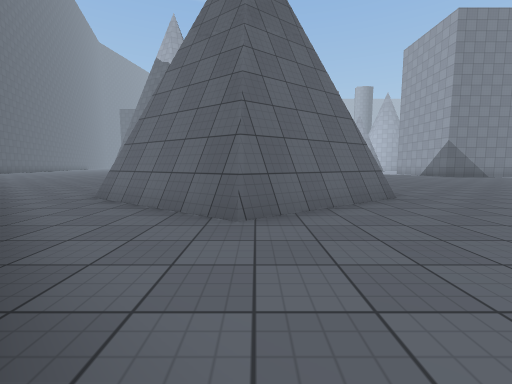
[1] (above)

23 first-person views from a walk through a 3-D level made in the Unity game engine. The camera is 1.2 m above the floor, tilts 6° down and sees 90° across. The floor is counted in squares, 2 m on a side. Each view is taken from the middle of a square. On the plan, view 1 faces up. The plan holds only what a view shows up to about 9 squares ahead; the rest is blank. The place goes on beyond the plan. The player is left out. Surface patterns are stand-ins for the level's own textures.

[2]
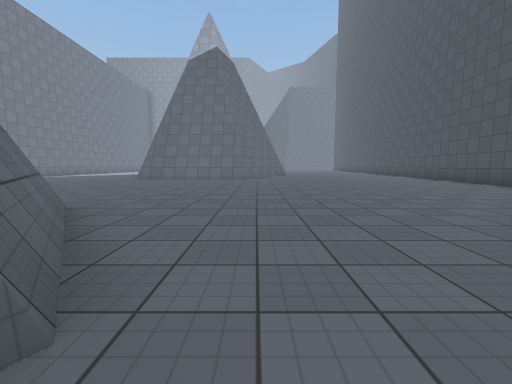

[3]
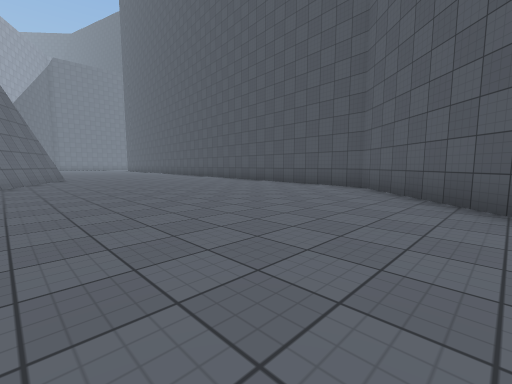

[4]
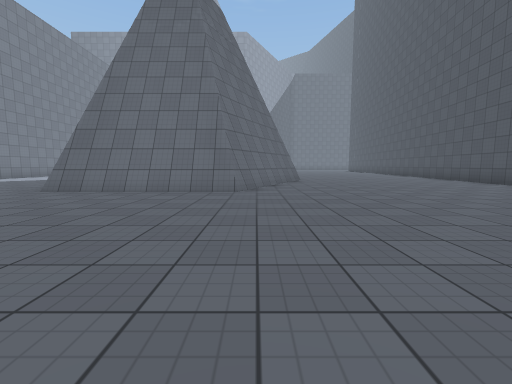

[5]
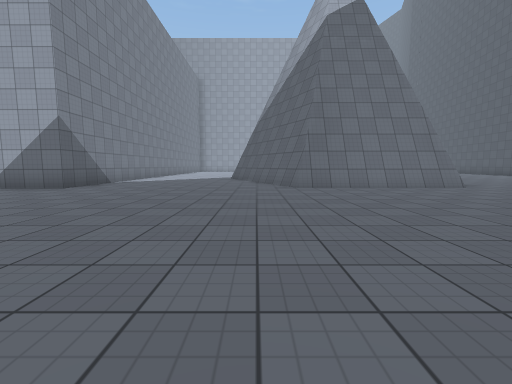

[6]
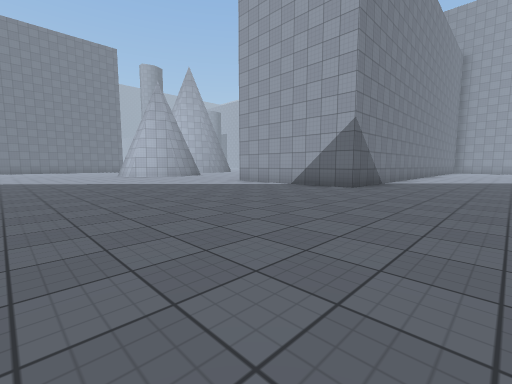

[7]
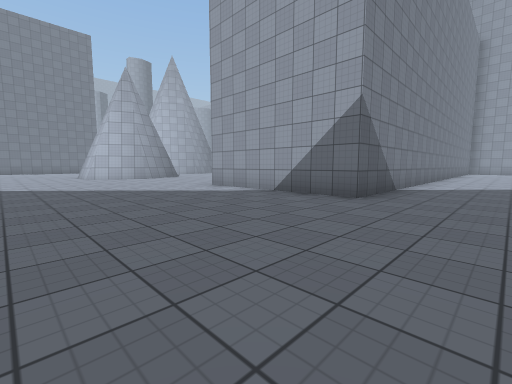

[8]
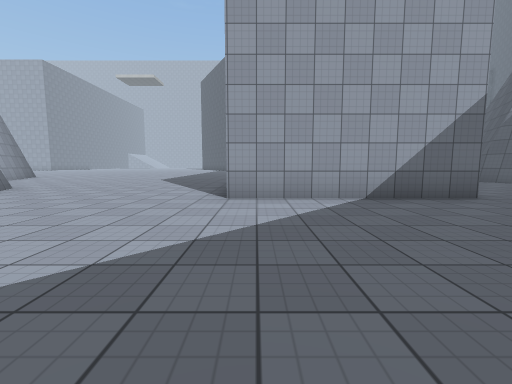

[9]
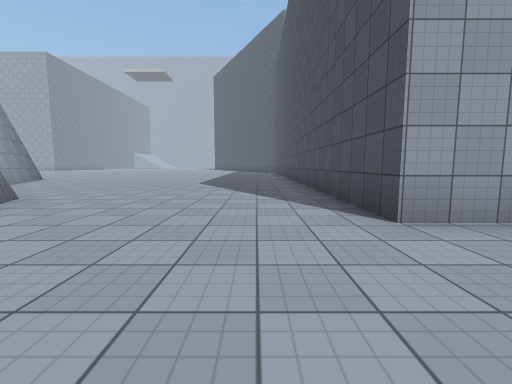

[10]
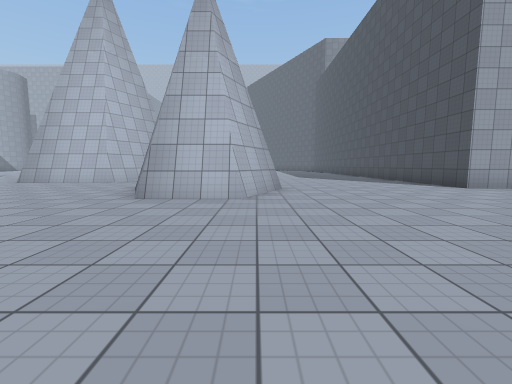

[11]
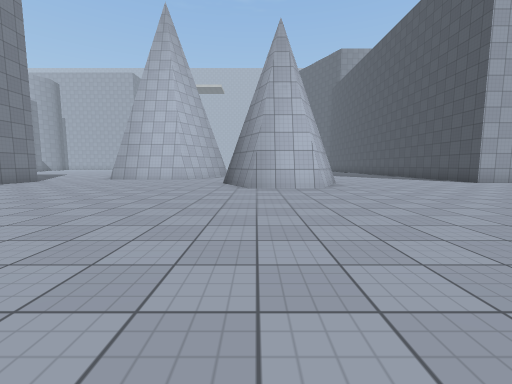

[12]
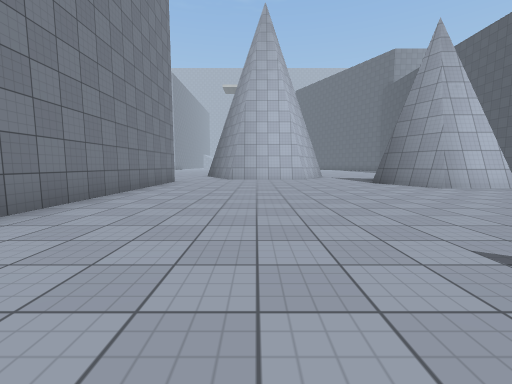

[13]
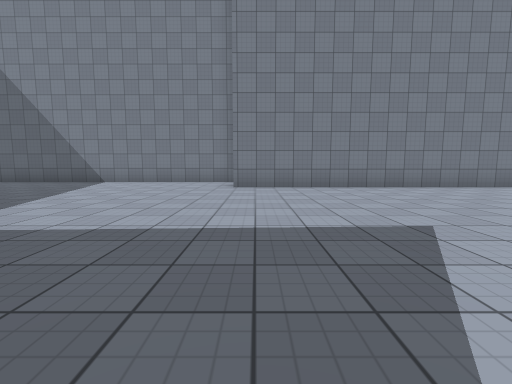

[14]
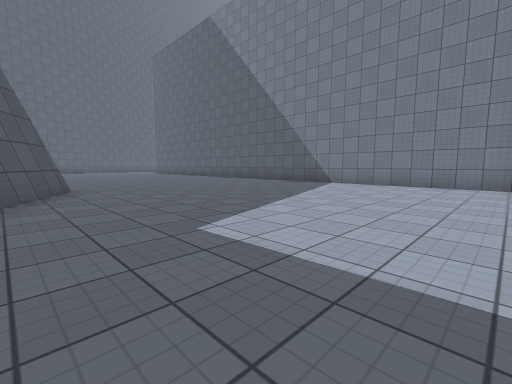

[15]
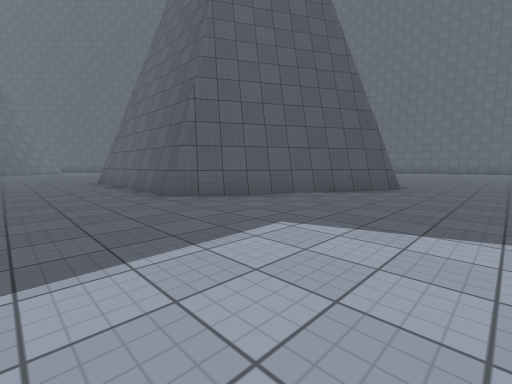

[16]
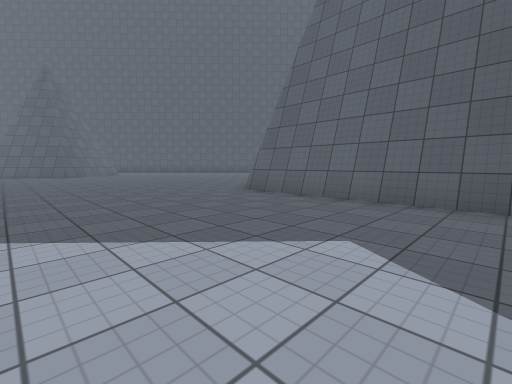

[17]
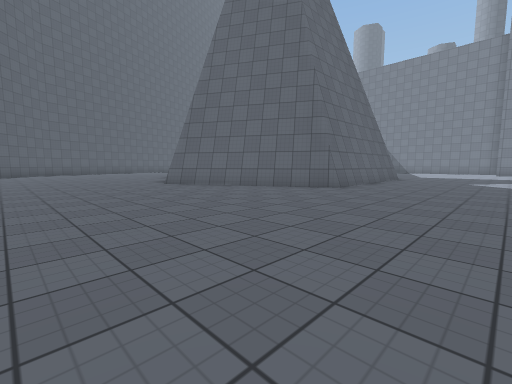

[18]
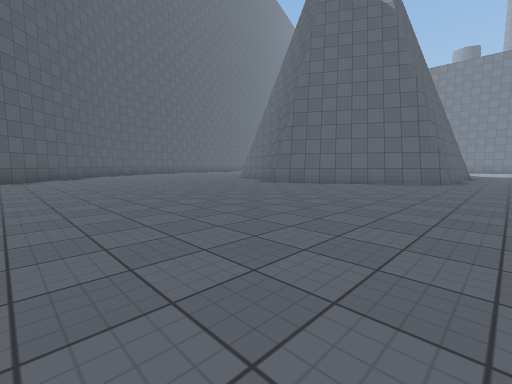

[19]
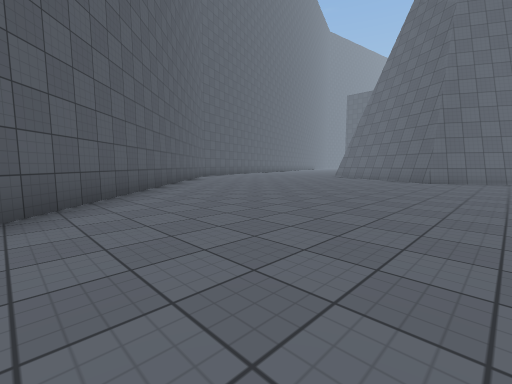

[20]
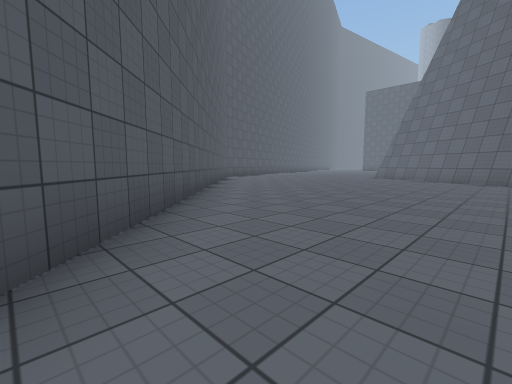

[21]
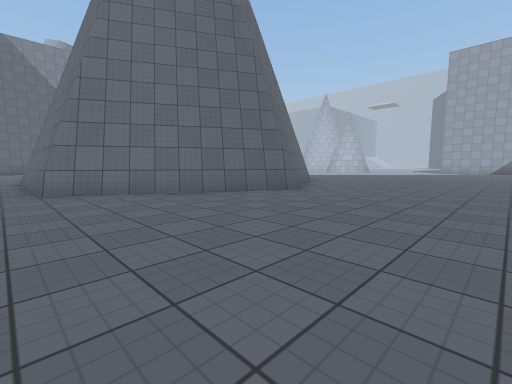

[22]
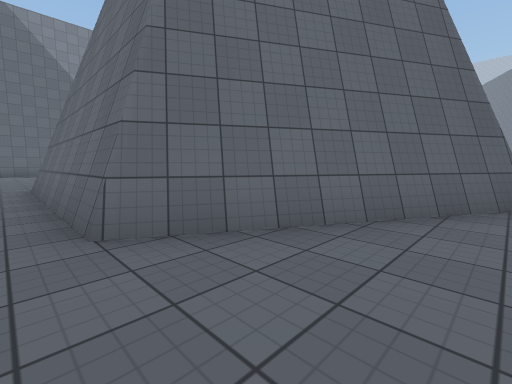

[23]
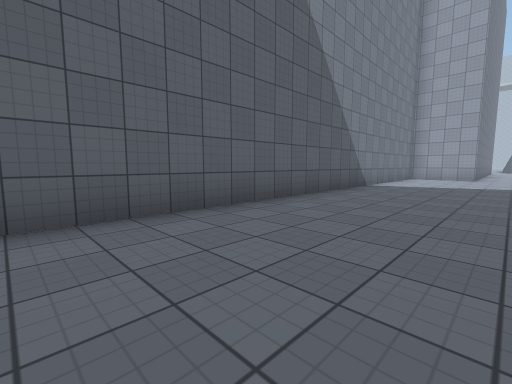

### Floor plan
Points are (right, up) in squares from view 1. A wall is a line through its corners. A room is listed if a view was taken in it or the views show most of it. See-through windows are left out.
Room 1 (views 1, 2, 3, 4, 5, 6, 7, 8, 9, 10, 11, 12, 13, 14, 15, 16, 17, 18, 19, 20, 21, 22, 23)
walls: (-4.5, 19.4) (-6.1, 18.4); (7.6, 23.3) (7.6, 25.2); (9.6, 22.4) (7.8, 23.2) (7.8, 25.1); (-6.4, 18.3) (-6.9, 18) (-11.4, 20.5) (-11.4, 25.5); (7.6, 24.9) (8.9, 25.6); (2.4, 5) (-0.2, 3.1) (-2.7, 5); (2.5, 4.8) (-0.2, 2.8); (13.5, 8.4) (14.1, 8.7); (15.9, 13) (9.6, 13) (9.6, 17.5) (16, 17.5); (12.1, 27.8) (11.8, 28) (11.8, 31.1); (10.2, 2.5) (10.2, 6.8); (-7, 28) (-2.5, 25.4) (-2.5, 20.5) (-4.4, 19.4); (-12.6, 11.7) (-8.6, 7.9); (16.1, 27.3) (14.7, 26.6); (1.9, -2.1) (4.9, -4.9) (8.1, -5.2); (10.1, 33) (0.4, 33); (13.7, 0.7) (9.9, 2.5) (9.9, 6.7) (12.1, 7.7); (0.2, 35) (-12.1, 35); (11.5, -5.5) (13.1, -5.7)
low walls: (11.5, 23.3) (10.9, 23); (-0.2, 2.8) (-3, 4.8)
ways out: opening at (10.5, 32)

Positions as (right, up) in squares from view 1, and headings:
1: (0, 0), facing up
2: (-1, 2), facing right
3: (2, 2), facing down-right
4: (4, 2), facing right
5: (3, 8), facing right
6: (3, 10), facing up-right
7: (5, 11), facing up-right
8: (5, 17), facing right
9: (7, 19), facing right
10: (3, 23), facing right
11: (1, 25), facing right
12: (1, 30), facing right
13: (1, 26), facing up
14: (0, 27), facing up-left
15: (0, 30), facing down-left
16: (2, 25), facing down-left
17: (1, 14), facing up-left
18: (-1, 11), facing up-left
19: (-5, 8), facing up-left
20: (-7, 8), facing up-left
21: (-12, 14), facing up-right
22: (-12, 18), facing up-right
23: (-12, 32), facing up-right
